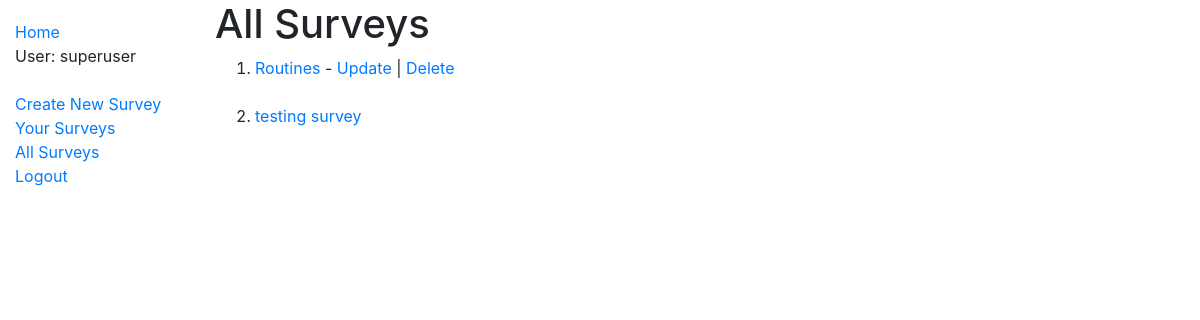
The app's page /catalog/surveys/ (signed in), older data.
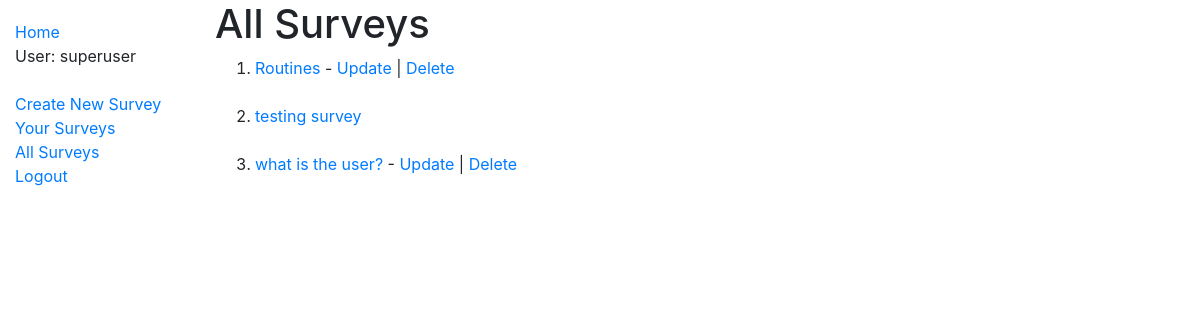
The same page, newer data.
### catalog/models.py (models this page shows, shortened)
class Surveys(models.Model):
  id = models.UUIDField(primary_key=True, default=uuid.uuid4)
  name = models.CharField(max_length=300)
  surveyer = models.ForeignKey(User, on_delete=models.SET_NULL, null=True, unique=False)
  class Meta:
    permissions = (('can_edit_survey', 'Edit Survey'),)
  def get_absolute_url(self):
    return reverse('surveys-detail', args=[str(self.id)])

### catalog/views.py (the view)
# urls.py: path('surveys/', views.SurveysListView.as_view(), name='surveys-list'),
class SurveysListView(generic.ListView):
  model = Surveys
  paginate_by = 10

### catalog/templates/catalog/surveys_list.html
{% extends 'base.html'%}
{% block content %}
<h1>All Surveys</h1>
{% if surveys_list %}
<ol>
  {% for survey in surveys_list %}
  <li>
  <a href="{{ survey.get_absolute_url }}">{{ survey.name }}</a>
    {% if survey.surveyer == request.user %}
       - <a href='{% url 'surveys-update' survey.pk %}'>Update</a> | <a href='{% url 'surveys-delete' survey.pk %}'>Delete</a>
    {% endif %}
  </li><br>
  {% endfor %}
{% else %}
  <p>You have no surveys.</p>
</ol>
{% endif %}
{% endblock %}

Row changes from the older to the newer data that the page shows:
added Surveys: name "what is the user?", shows "Update"
